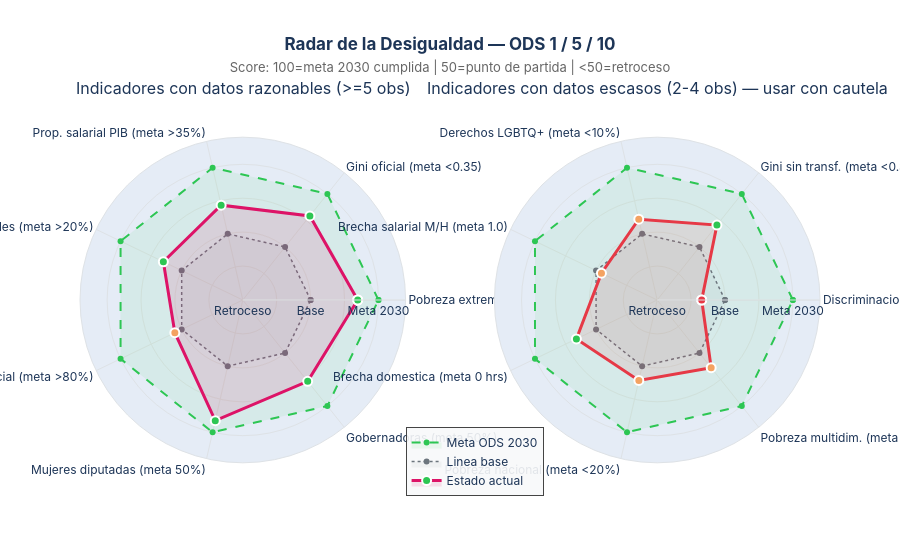

The notebook cell saved with this chart:
### Markdown cell above
---
## Acto VII — El Radar de la Desigualdad: dónde estamos en cada dimensión

### Code cell
# ══════════════════════════════════════════════════════════════════════════════
# FIGURA 7 — Radar de progreso: ODS 1 / 5 / 10 vs metas 2030
# Doble radar: dimensiones con datos robustos vs con datos escasos
# ══════════════════════════════════════════════════════════════════════════════

def norm_score(val, base, meta, mayor_mejor):
    """Normaliza a escala 0-100: 100=meta, 50=base, <50=retroceso"""
    if meta == base:
        return 50.0
    if mayor_mejor:
        return max(0, min(100, (val - base) / (meta - base) * 50 + 50))
    else:
        return max(0, min(100, (base - val) / (base - meta) * 50 + 50))

# Dimensiones medibles con datos razonables
dims_A = [
    # (etiqueta, base, actual, meta, mayor_mejor)
    ('Pobreza extrema\n(meta <3%)',              12.5, 5.9,   3.0,  False),
    ('Gini oficial\n(meta <0.35)',               0.449, 0.391, 0.350, False),
    ('Prop. salarial PIB\n(meta >35%)',          25.8, 29.8,  35.0,  True),
    ('Ratio deciles\n(meta >20%)',               9.3,  12.5,  20.0,  True),
    ('Cobertura protec.\nsocial (meta >80%)',    46.0, 49.8,  80.0,  True),
    ('Mujeres diputadas\n(meta 50%)',            39.8, 48.2,  50.0,  True),
    ('Gobernadoras\n(meta 50%)',                  3.1, 28.1,  50.0,  True),
]

# Dimensiones con datos escasos (advertencia)
dims_B = [
    ('Discriminacion\n(meta <10%)',              20.2, 23.7,  10.0,  False),
    ('Gini sin transf.\n(meta <0.38)',           0.499, 0.450, 0.380, False),
    ('Derechos LGBTQ+\n(meta <10%)',             40.6, 33.8,  10.0,  False),
    ('Brecha salarial\nM/H (meta 1.0)',          0.909, 0.901, 1.000, True),
    ('Brecha domestica\n(meta 0 hrs)',           11.2, 7.6,    0.0,  False),
    ('Pobreza nacional\n(meta <20%)',            50.0, 43.5,  20.0,  False),
    ('Pobreza multidim.\n(meta <15%)',           44.4, 36.3,  15.0,  False),
]

def calcular_scores(dims):
    cats   = [d[0] for d in dims]
    scores = [round(norm_score(d[2], d[1], d[3], d[4]), 1) for d in dims]
    cats_c   = cats + [cats[0]]
    scores_c = scores + [scores[0]]
    return cats, scores, cats_c, scores_c

cats_A, scores_A, cats_Ac, scores_Ac = calcular_scores(dims_A)
cats_B, scores_B, cats_Bc, scores_Bc = calcular_scores(dims_B)

fig_radar = make_subplots(
    rows=1, cols=2,
    subplot_titles=[
        'Indicadores con datos razonables (>=5 obs)',
        'Indicadores con datos escasos (2-4 obs) — usar con cautela'
    ],
    specs=[[{'type':'polar'}, {'type':'polar'}]],
    horizontal_spacing=0.12
)

polar_base_A = dict(radialaxis=dict(
    visible=True, range=[0,120],
    tickvals=[0,25,50,75,100],
    ticktext=['Retroceso','','Base','','Meta\n2030'],
    gridcolor='#DEE2E6', linecolor='#DEE2E6'
), angularaxis=dict(linecolor='#DEE2E6', gridcolor='#DEE2E6'))

for col, cats, cats_c, scores_c, note_color in [
    (1, cats_A, cats_Ac, scores_Ac, C_ODS10),
    (2, cats_B, cats_Bc, scores_Bc, C_ALERTA)
]:
    # Meta
    fig_radar.add_trace(go.Scatterpolar(
        r=[100]*len(cats)+[100], theta=cats+[cats[0]],
        fill='toself', fillcolor='rgba(44,198,83,0.08)',
        line=dict(color=C_MEJORA, width=2, dash='dash'),
        name='Meta ODS 2030', showlegend=(col==1)
    ), row=1, col=col)
    # Base
    fig_radar.add_trace(go.Scatterpolar(
        r=[50]*len(cats)+[50], theta=cats+[cats[0]],
        fill='toself', fillcolor='rgba(108,117,125,0.06)',
        line=dict(color=C_NEUTRO, width=1.5, dash='dot'),
        name='Linea base', showlegend=(col==1)
    ), row=1, col=col)
    # Actual
    pt_colors = [
        C_ALERTA if s < 40 else C_ACENTO if s < 65 else C_MEJORA
        for s in scores_c[:-1]
    ]
    fig_radar.add_trace(go.Scatterpolar(
        r=scores_c, theta=cats_c,
        fill='toself',
        fillcolor='rgba(221,19,103,0.12)' if col==1 else 'rgba(230,57,70,0.10)',
        line=dict(color=note_color, width=3),
        mode='lines+markers',
        marker=dict(size=9, color=pt_colors+[pt_colors[0]],
                    line=dict(width=2, color='white')),
        name='Estado actual', showlegend=(col==1),
        hovertemplate='<b>%{theta}</b><br>Score: <b>%{r:.0f}/100</b><extra></extra>'
    ), row=1, col=col)

if col == 1:
    fig_radar.update_layout(polar=polar_base_A)
fig_radar.update_layout(
    polar=polar_base_A,
    polar2=polar_base_A,
)

fig_radar.update_layout(
    title=dict(
        text='<b>Radar de la Desigualdad — ODS 1 / 5 / 10</b><br>'
             '<span style="font-size:13px;color:#666;font-weight:normal">'
             'Score: 100=meta 2030 cumplida | 50=punto de partida | <50=retroceso</span>',
        x=0.5, xanchor='center'
    ),
    height=560, paper_bgcolor='white',
    font=dict(family='Inter, Arial, sans-serif', color=C_LINEA),
    legend=dict(x=0.44, y=0.01, bgcolor='rgba(248,249,250,0.9)', borderwidth=1),
    margin=dict(t=100, b=60)
)
fig_radar.show()

print('\nScores (indicadores robustos):')
for cat, score in zip(cats_A, scores_A):
    s = 'RETROCESO' if score < 40 else 'ESTANCADO' if score < 65 else 'AVANZANDO'
    print('  {:<10s} {:<34s} {:5.1f}/100'.format(s, cat.replace('\n',' '), score))

print('\nScores (indicadores con datos escasos — interpretar con cautela):')
for cat, score in zip(cats_B, scores_B):
    s = 'RETROCESO' if score < 40 else 'ESTANCADO' if score < 65 else 'AVANZANDO'
    print('  {:<10s} {:<34s} {:5.1f}/100'.format(s, cat.replace('\n',' '), score))

### Figure 1 — Plotly figure (JSON) as saved in the notebook; plotly's stock layout.template omitted (floating-point values rounded to 4 significant figures)
{"data": [{"fill": "toself", "fillcolor": "rgba(44,198,83,0.08)", "line": {"color": "#2DC653", "dash": "dash", "width": 2}, "name": "Meta ODS 2030", "r": [100, 100, 100, 100, 100, 100, 100, 100], "showlegend": true, "subplot": "polar", "theta": ["Pobreza extrema\n(meta <3%)", "Gini oficial\n(meta <0.35)", "Prop. salarial PIB\n(meta >35%)", "Ratio deciles\n(meta >20%)", "Cobertura protec.\nsocial (meta >80%)", "Mujeres diputadas\n(meta 50%)", "Gobernadoras\n(meta 50%)", "Pobreza extrema\n(meta <3%)"], "type": "scatterpolar"}, {"fill": "toself", "fillcolor": "rgba(108,117,125,0.06)", "line": {"color": "#6C757D", "dash": "dot", "width": 1.5}, "name": "Linea base", "r": [50, 50, 50, 50, 50, 50, 50, 50], "showlegend": true, "subplot": "polar", "theta": ["Pobreza extrema\n(meta <3%)", "Gini oficial\n(meta <0.35)", "Prop. salarial PIB\n(meta >35%)", "Ratio deciles\n(meta >20%)", "Cobertura protec.\nsocial (meta >80%)", "Mujeres diputadas\n(meta 50%)", "Gobernadoras\n(meta 50%)", "Pobreza extrema\n(meta <3%)"], "type": "scatterpolar"}, {"fill": "toself", "fillcolor": "rgba(221,19,103,0.12)", "hovertemplate": "<b>%{theta}</b><br>Score: <b>%{r:.0f}/100</b><extra></extra>", "line": {"color": "#DD1367", "width": 3}, "marker": {"color": ["#2DC653", "#2DC653", "#2DC653", "#2DC653", "#F4A261", "#2DC653", "#2DC653", "#2DC653"], "line": {"color": "white", "width": 2}, "size": 9}, "mode": "lines+markers", "name": "Estado actual", "r": [84.7, 79.3, 71.7, 65, 55.6, 91.2, 76.7, 84.7], "showlegend": true, "subplot": "polar", "theta": ["Pobreza extrema\n(meta <3%)", "Gini oficial\n(meta <0.35)", "Prop. salarial PIB\n(meta >35%)", "Ratio deciles\n(meta >20%)", "Cobertura protec.\nsocial (meta >80%)", "Mujeres diputadas\n(meta 50%)", "Gobernadoras\n(meta 50%)", "Pobreza extrema\n(meta <3%)"], "type": "scatterpolar"}, {"fill": "toself", "fillcolor": "rgba(44,198,83,0.08)", "line": {"color": "#2DC653", "dash": "dash", "width": 2}, "name": "Meta ODS 2030", "r": [100, 100, 100, 100, 100, 100, 100, 100], "showlegend": false, "subplot": "polar2", "theta": ["Discriminacion\n(meta <10%)", "Gini sin transf.\n(meta <0.38)", "Derechos LGBTQ+\n(meta <10%)", "Brecha salarial\nM/H (meta 1.0)", "Brecha domestica\n(meta 0 hrs)", "Pobreza nacional\n(meta <20%)", "Pobreza multidim.\n(meta <15%)", "Discriminacion\n(meta <10%)"], "type": "scatterpolar"}, {"fill": "toself", "fillcolor": "rgba(108,117,125,0.06)", "line": {"color": "#6C757D", "dash": "dot", "width": 1.5}, "name": "Linea base", "r": [50, 50, 50, 50, 50, 50, 50, 50], "showlegend": false, "subplot": "polar2", "theta": ["Discriminacion\n(meta <10%)", "Gini sin transf.\n(meta <0.38)", "Derechos LGBTQ+\n(meta <10%)", "Brecha salarial\nM/H (meta 1.0)", "Brecha domestica\n(meta 0 hrs)", "Pobreza nacional\n(meta <20%)", "Pobreza multidim.\n(meta <15%)", "Discriminacion\n(meta <10%)"], "type": "scatterpolar"}, {"fill": "toself", "fillcolor": "rgba(230,57,70,0.10)", "hovertemplate": "<b>%{theta}</b><br>Score: <b>%{r:.0f}/100</b><extra></extra>", "line": {"color": "#E63946", "width": 3}, "marker": {"color": ["#E63946", "#2DC653", "#F4A261", "#F4A261", "#2DC653", "#F4A261", "#F4A261", "#E63946"], "line": {"color": "white", "width": 2}, "size": 9}, "mode": "lines+markers", "name": "Estado actual", "r": [32.8, 70.6, 61.1, 45.6, 66.1, 60.8, 63.8, 32.8], "showlegend": false, "subplot": "polar2", "theta": ["Discriminacion\n(meta <10%)", "Gini sin transf.\n(meta <0.38)", "Derechos LGBTQ+\n(meta <10%)", "Brecha salarial\nM/H (meta 1.0)", "Brecha domestica\n(meta 0 hrs)", "Pobreza nacional\n(meta <20%)", "Pobreza multidim.\n(meta <15%)", "Discriminacion\n(meta <10%)"], "type": "scatterpolar"}], "layout": {"annotations": [{"font": {"size": 16}, "showarrow": false, "text": "Indicadores con datos razonables (>=5 obs)", "x": 0.22, "xanchor": "center", "xref": "paper", "y": 1, "yanchor": "bottom", "yref": "paper"}, {"font": {"size": 16}, "showarrow": false, "text": "Indicadores con datos escasos (2-4 obs) — usar con cautela", "x": 0.78, "xanchor": "center", "xref": "paper", "y": 1, "yanchor": "bottom", "yref": "paper"}], "font": {"color": "#1D3557", "family": "Inter, Arial, sans-serif"}, "height": 560, "legend": {"bgcolor": "rgba(248,249,250,0.9)", "borderwidth": 1, "x": 0.44, "y": 0.01}, "margin": {"b": 60, "t": 100}, "paper_bgcolor": "white", "polar": {"angularaxis": {"gridcolor": "#DEE2E6", "linecolor": "#DEE2E6"}, "domain": {"x": [0, 0.44], "y": [0, 1]}, "radialaxis": {"gridcolor": "#DEE2E6", "linecolor": "#DEE2E6", "range": [0, 120], "ticktext": ["Retroceso", "", "Base", "", "Meta\n2030"], "tickvals": [0, 25, 50, 75, 100], "visible": true}}, "polar2": {"angularaxis": {"gridcolor": "#DEE2E6", "linecolor": "#DEE2E6"}, "domain": {"x": [0.56, 1], "y": [0, 1]}, "radialaxis": {"gridcolor": "#DEE2E6", "linecolor": "#DEE2E6", "range": [0, 120], "ticktext": ["Retroceso", "", "Base", "", "Meta\n2030"], "tickvals": [0, 25, 50, 75, 100], "visible": true}}, "title": {"text": "<b>Radar de la Desigualdad — ODS 1 / 5 / 10</b><br><span style=\"font-size:13px;color:#666;font-weight:normal\">Score: 100=meta 2030 cumplida | 50=punto de partida | <50=retroceso</span>", "x": 0.5, "xanchor": "center"}}}
